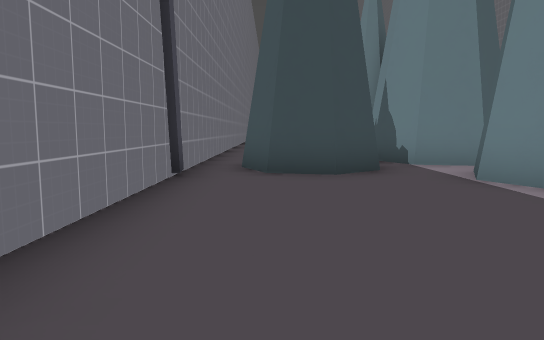
view 1 (above)

24 first-person views from a walk through a Godot game level. The camera is 1.4 m above the floor, tilts 6° down and sees 70° across. The floor is counted in squares, 2 m on a side. Each view is taken from the middle of a square. On the plan, view 1 faces up. The plan holds only what a view shows up to about 11 squares ahead; the rest is blank. The place goes on beyond the plan. Surface patterns are stand-ins for the level's own textures.

view 2
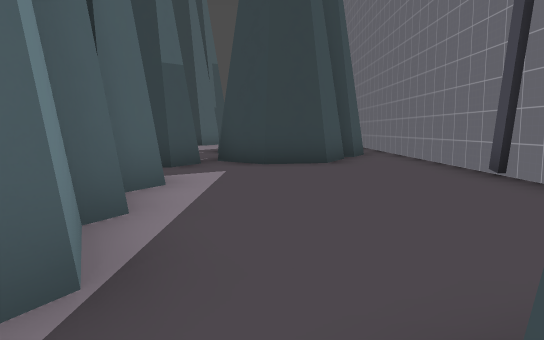

view 3
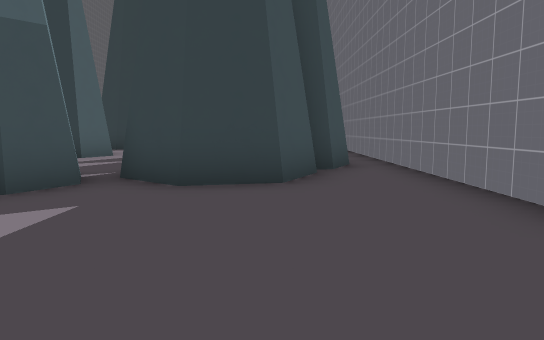

view 4
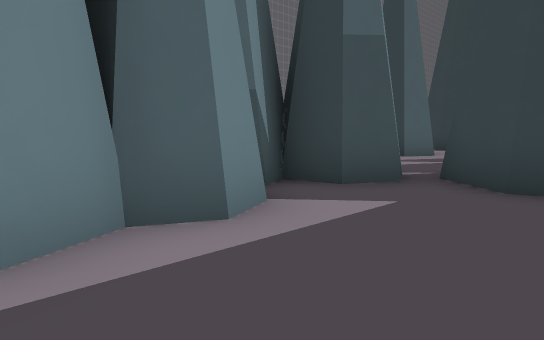

view 5
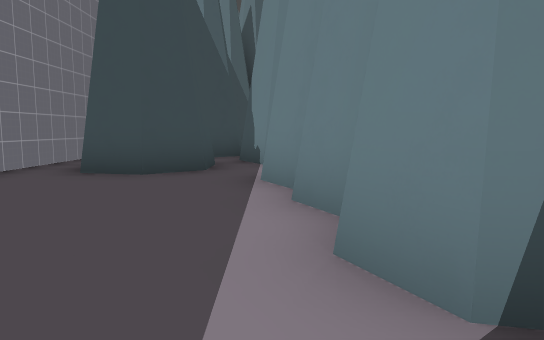

view 6
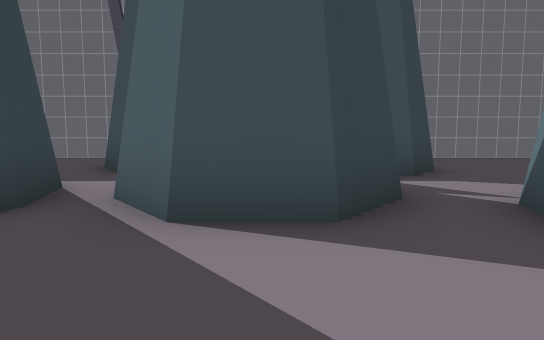

view 7
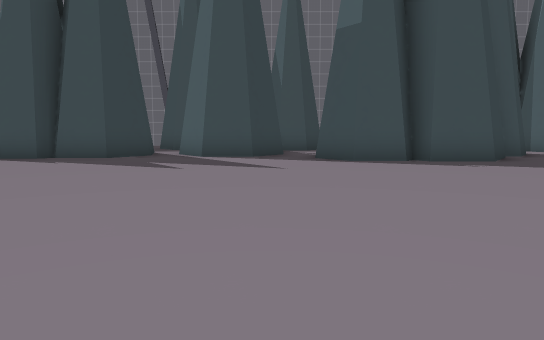

view 8
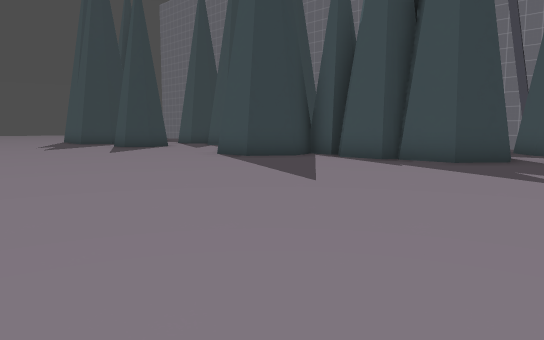

view 9
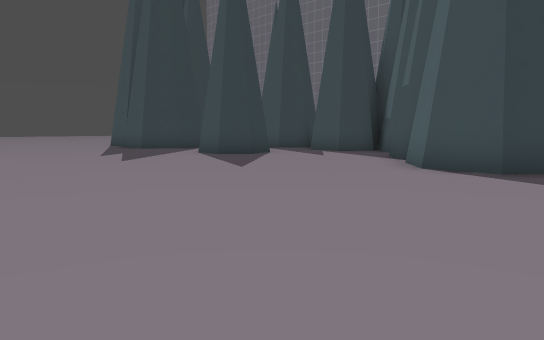

view 10
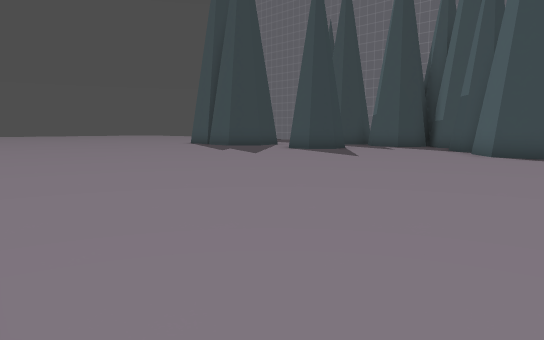

view 11
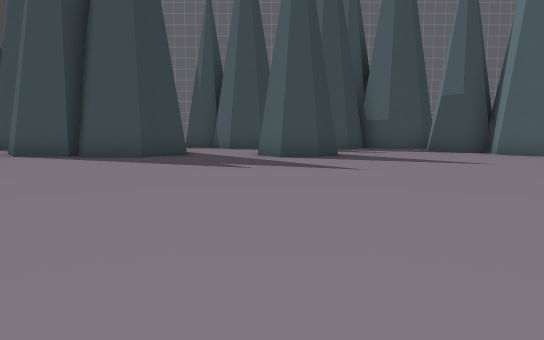

view 12
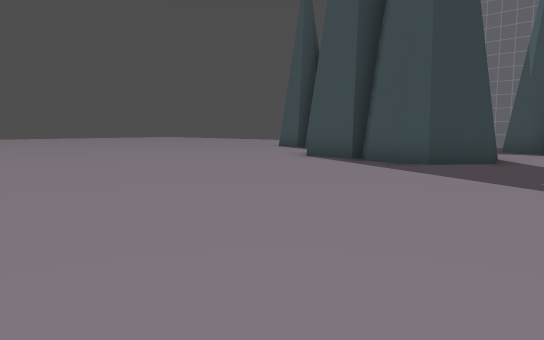

view 13
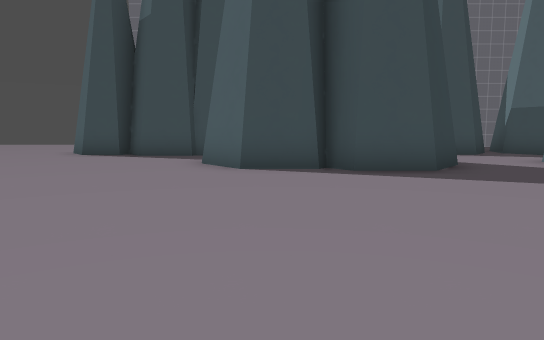

view 14
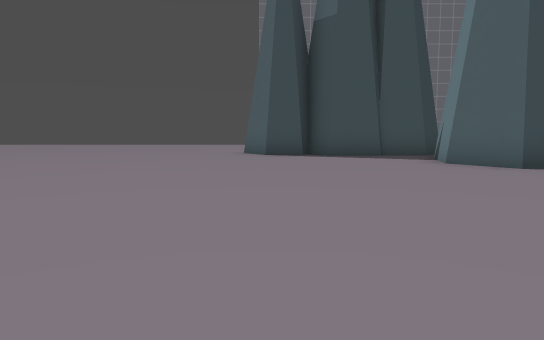

view 15
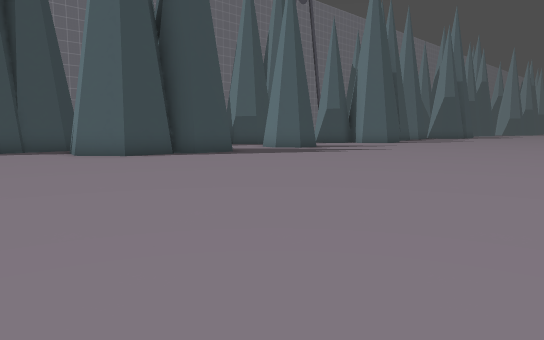

view 16
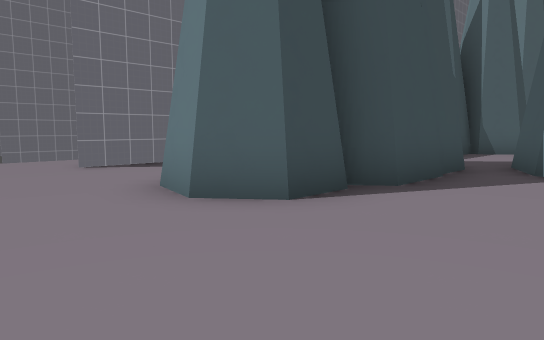

view 17
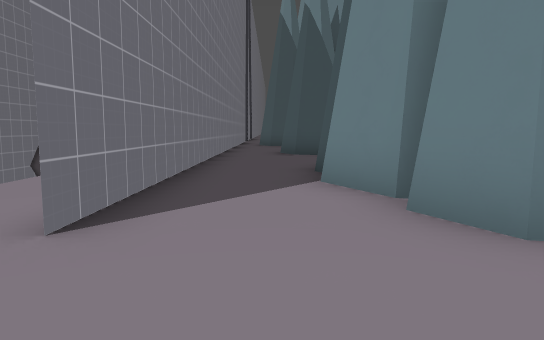

view 18
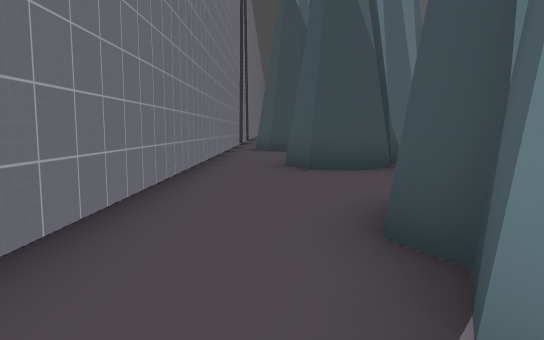

view 19
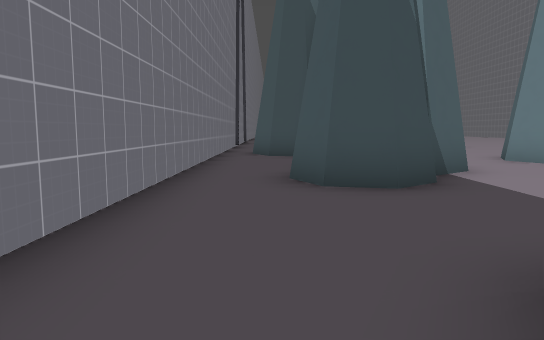

view 20
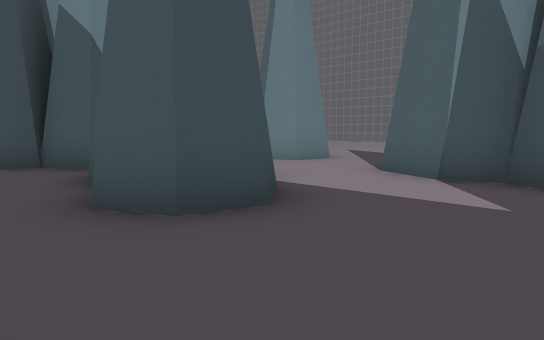

view 21
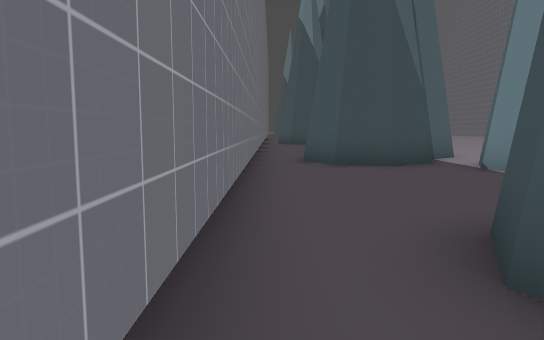

view 22
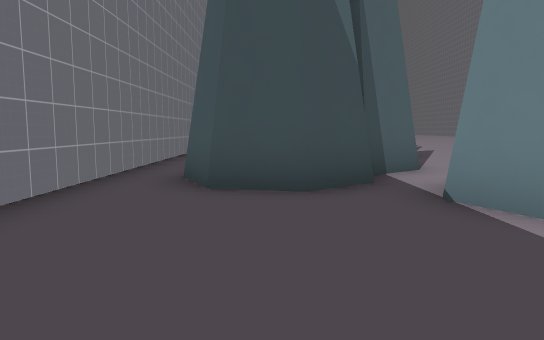

view 23
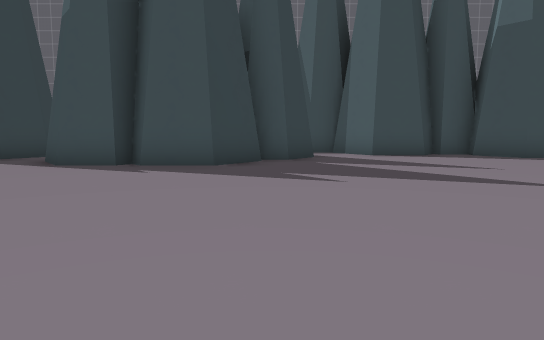

view 24
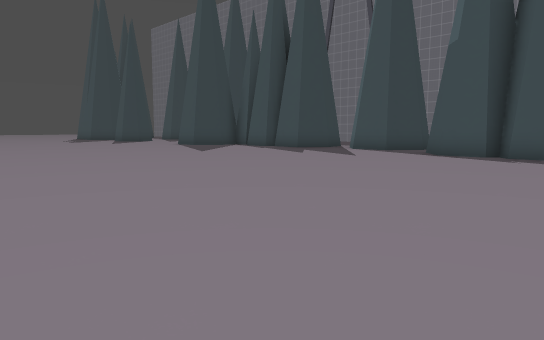

### Floor plan
Key: @ floor where view 1 was taken; # wall or solid block; . floor.
Columns run from 3 left of view 1 to 18 right of it. Each row starts with its distance up from view 1.
 23  #     #..
 22  #.   ##..
 21  #.   #....
 20  #..  #......
 19  #.. ##.......
 18  #.###..........
 17  #.###.#.........
 16  #....###............
 15  #..... ##...........
 14  #.....  #...........
 13  #....   #...........
 12  #.....###..........
 11  #..##..............
 10  #..####............
  9  #.  .###...........
  8  #. #.##............
  7  #.##..............
  6  #.....##..........
  5  #....###..........
  4  #.....##..........
  3  #.....##.............
  2  #.....###............
  1  #......###...........
  0  #.@...####...........
 -1  #..##.##............
 -2  #..###..............
 -3  #.##  ..............
 -4  #.##  ..............
 -5  #..## ..............
 -6  #...##..##.........
 -7  #... ...##..........
 -8  #..###.............
 -9  #..##..............
-10  #..##..###.........
-11  #......###.........
-12  #......###.........
-13  #......###.........
-14  #..###.##..........
-15 .#..###..............
-16 .#..###..............
-17 .#...##..............
-18 .#...##..............
-19 .................
-20  ................
-21    .  ........

Where each view was taken, in squares from view 1:
view 1: 0 up, 0 right, facing up
view 2: 7 up, 2 right, facing down
view 3: 4 up, 1 right, facing down
view 4: 4 up, 1 right, facing down-right
view 5: 0 up, 3 right, facing up
view 6: 9 up, 8 right, facing left
view 7: 10 up, 15 right, facing left
view 8: 9 up, 14 right, facing down-left
view 9: 3 up, 14 right, facing down-left
view 10: 3 up, 18 right, facing down-left
view 11: 7 down, 17 right, facing left
view 12: 7 down, 15 right, facing down-left
view 13: 13 down, 14 right, facing left
view 14: 18 down, 14 right, facing left
view 15: 18 down, 17 right, facing up-left
view 16: 21 down, 6 right, facing up-left
view 17: 21 down, 0 right, facing up
view 18: 17 down, 0 right, facing up
view 19: 15 down, 0 right, facing up
view 20: 13 down, 1 left, facing up-right
view 21: 9 up, 1 left, facing up
view 22: 12 up, 1 right, facing up
view 23: 16 up, 14 right, facing left
view 24: 16 up, 17 right, facing down-left
